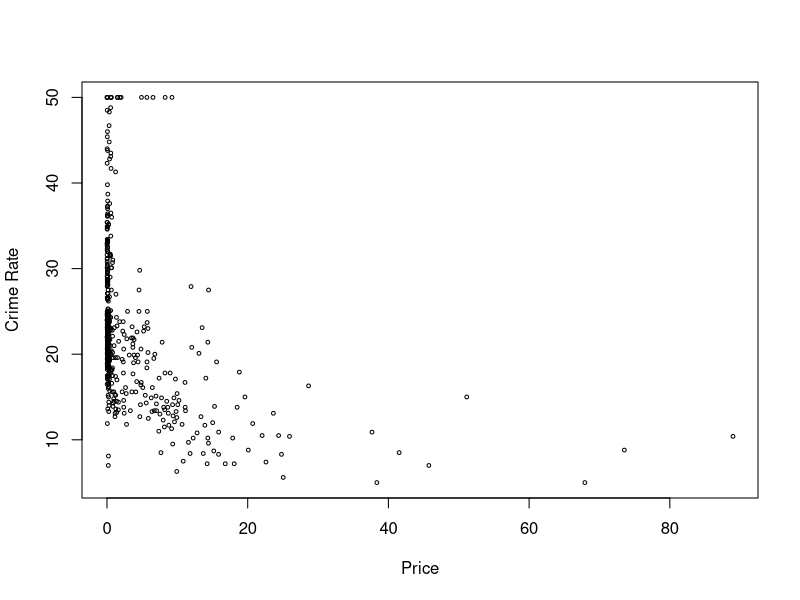
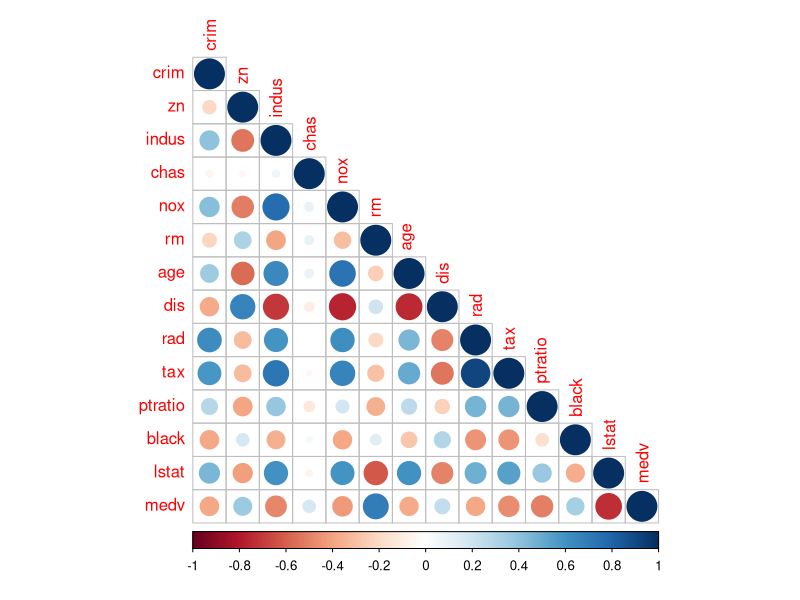
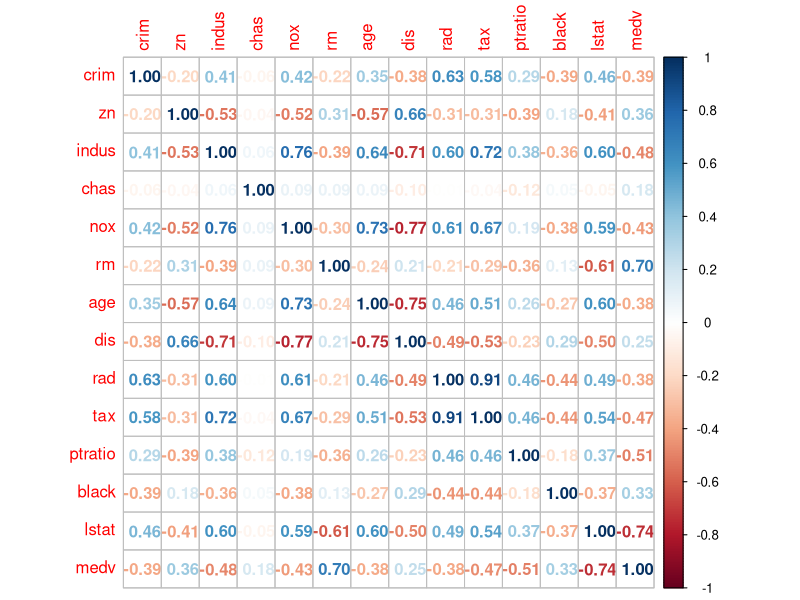
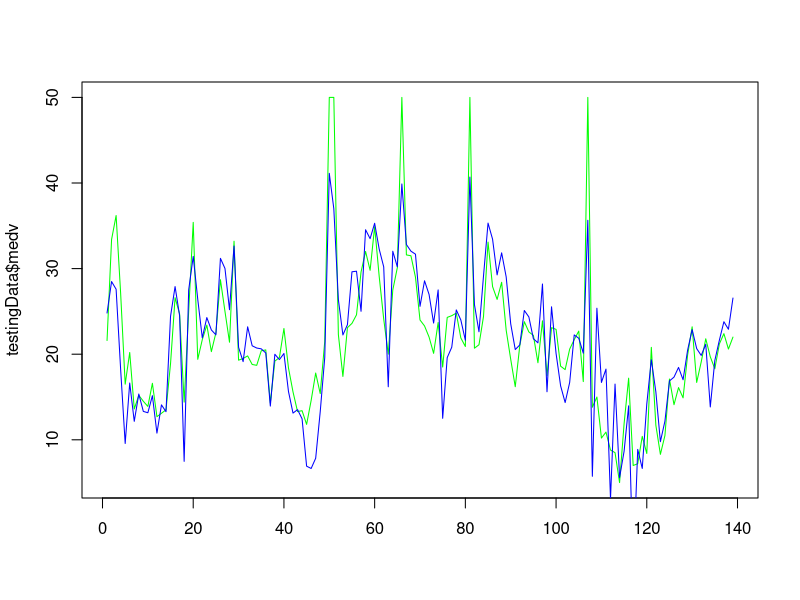

Generate these figures, in order, with R:
# Implementing Linear Regression with Multiple Variables.
library(MASS)
data("Boston")
View(Boston)

# For understanding the Boston Data
#??Boston

# To View the Coorelation of the Variables.
plot(Boston$crim, Boston$medv, cex = 0.5, xlab = "Price", ylab = "Crime Rate")
cr = cor(Boston)

# Creating Scatter Plot Matrix. In this graph we will see that the TAX and RAD are highly Corelated. which is 0.91
library(corrplot)
corrplot(cr, type = "lower")
corrplot(cr, method = "number")

# We will split the data into Training and Testing Sets.
set.seed(2)
library(caTools) # sample.split function is already available in this package

split = sample.split(Boston$medv, SplitRatio = 0.7)

# We divided the data with the ratio of 0.7
split

trainingData = subset(Boston, split == "TRUE")
testingData = subset(Boston, split == "FALSE")


#Linear Regression Model

colnames(trainingData)

# To create the Linear Regression Model we will use all the Columns firstly on the Training Data Set

model = lm(medv ~ crim + zn + indus + chas + nox + rm + age + dis + rad + tax+ ptratio + black + lstat, data = trainingData)
# We can achive the above model using below statement.
#model = lm(medv~., data = trainingData)


summary(model)
# Check for the P Value. The more lower the P Value the More Significant the Variable is for your model.
# That means we should consider the Parameter to build that model.
# Generally we try to keep this p value less than 0.05 or less than 5 %.
# If the value is less than 5 % that means its a good P Value.
# So here the *** or ** or * means Good we can consider this attribute in our model and all will be less that 5 % or 0.05.
# Look at the values - We can remove the unsignificant values like: indus, age because its P Value is greater than 5 %.
# If R Square is near to 1 - Its a good model and vice versa.
# Here. R-squared:  0.7408,	Adjusted R-squared:  0.7312 

# Now again, we need to create a model by excluding the insignificant attributes like Indus and Age on the Training Dataset
model = lm(medv ~ crim + zn + chas + nox + rm + dis + rad + tax+ ptratio + black + lstat, data = trainingData)

summary(model)

# Now Predict the Model with the remaining 30% Testing Data Set
predict = predict(model, testingData)

# To compare Predicted Values and Actual Values, we can use Plot
plot(testingData$medv, type = "l" , lty = 1, col = "green", xlab = "")
lines(predict, type = "l", col = "blue")


newData = data.frame(crim = 0.23899, rad = 5, tax= 250, zn = 13.7, chas = 0, nox = 0.479, rm = 6.9989, dis= 5.976, ptratio = 16.9, black = 390.6, lstat = 6.1)

predict = predict(model, newData, interval = "confidence")
predict
